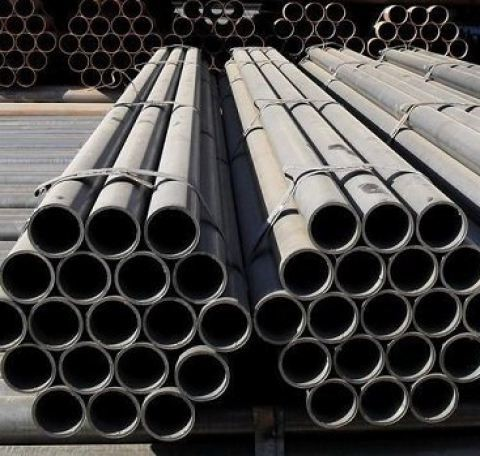
#> input picture DP/image.jpg, 480 x 456 px
$ python MOD.py
#> lines starting #> are read from the running program, lines starting #| are printed output that depends on the picture; after the words box and inside, x2 and y2 are one past the last pixel; in counts of white or black regions, pixels touching at a corner belong together
import cv2
import numpy as np
import matplotlib.pyplot as plt

"""
____________________________________________________

Функции реализации метода LBP
____________________________________________________

"""
# Поиск LBP R=1 P=8
def Uniform_LBP_1_8(i, j, photo, uniform_pattern, count_of_uniform_pattern):
    st=""
    px = [(i-1, j),
          (i-1, j+1),
          (i, j+1),
          (i+1, j+1),
          (i+1, j),
          (i+1, j-1),
          (i, j-1),
          (i-1, j-1)]

    if 0<i<len(photo)-1 and 0<j<len(photo[0])-1:
        for i1, j1 in px:
            if photo[i1, j1]>photo[i, j]:
                st+="1"
            else:
                st+="0"


    for i in range(count_of_uniform_pattern):
        if str(uniform_pattern[i]) == str(st):
            return i
    return count_of_uniform_pattern


# Поиск LBP R=2 P=16
def LBP_2_16(i, j, photo):
    st=[]
    lbp=0
    px = [(i-2, j),
          (i-2, j+1),
          (i-2, j+2),
          (i-1, j+2),
          (i, j+2),
          (i+1, j+2),
          (i+2, j+2),
          (i+2, j+1),
          (i+2, j),
          (i+2, j-1),
          (i+2, j-2),
          (i+1, j-2),
          (i, j-2),
          (i-1, j-2),
          (i-2, j-2),
          (i-2, j-1),]
    if 0<i<len(photo)-2 and 0<j<len(photo[0])-2:
        for i1, j1 in px:
            if photo[i1, j1]>photo[i, j]:
                st.append(1)
            else:
                st.append(0)
        for i in range (len(st)):
            lbp+=st[i]*2**(len(st)-1-i)
        return lbp
    else:
        return 0

# Создаём список полезных LBP
def uniform_patterns(n):

    def binary_strings(length):
        total = 1 << length
        result = [''] * total
        for i in range(total):
            result[i] = format(i, f'0{length}b')
        return result

    def checking_for_uniform_patterns(LBP):
        k = 0
        for i in range(len(LBP)):
            if LBP[i] != LBP[(i+1) % len(LBP)]:
                k += 1
                if k > 2:
                    return False
        return True

    result=[]
    bin=binary_strings(n)
    for i in bin:
        if checking_for_uniform_patterns(i) is True:
            result.append(i)
    return result


# Состевление нормализованной гистограммы Uniform LBP для объекта
def LBP_Ghist(photo, count_of_uniform_pattern, uniform_pattern):
    ghistogramm=np.zeros(count_of_uniform_pattern+1)
    for i in range (1, len(photo)):
        for j in range (1, len(photo[0])):
            ghistogramm[Uniform_LBP_1_8(i, j, photo, uniform_pattern, count_of_uniform_pattern)]+=1
    return ghistogramm/np.sum(ghistogramm)


# Сраванение гистограмм
def chi_square(ghist1, ghist2, epsilon=1e-10):
    return np.sum((ghist1 - ghist2) ** 2 / (ghist1 + ghist2 + epsilon))

"""
____________________________________________________

Остальные функции
____________________________________________________

"""

def template_search(image, template):

    w, h = template.shape[::-1]

    result = cv2.matchTemplate(image, template, cv2.TM_CCOEFF_NORMED)
    threshold = 0.4
    locations = np.where(result >= threshold)
    count = 0
    rectangles = []

    for pt in zip(*locations[::-1]):
        rectangles.append([pt[0], pt[1], w, h])
        rectangles.append([pt[0], pt[1], w, h])

    rectangles, weights = cv2.groupRectangles(rectangles, 1, 0.5)
    count=len(rectangles)
    return rectangles, count


def drawing_rec(image, rectangles):
    for (x, y, w, h) in rectangles:
        cv2.rectangle(image, (x,y), (x+w,y+h), 150, 2)
    return image


def cheking(image, rectangle, ghist1, count_of_uniform_pattern, uniform_pattern):
    x=rectangle[0]
    y=rectangle[1]
    w=rectangle[2]
    h=rectangle[3]
    img=image[y:y+h, x:x+w]
    ghist2=LBP_Ghist(img, count_of_uniform_pattern, uniform_pattern)
    plt.figure(figsize=(12, 6))
    plt.bar(range(57), ghist2[1:-1], width=1.0)
    plt.xlabel('Значение LBP')
    plt.ylabel('Частота')
    plt.title('Гистограмма LBP')
    plt.grid(True, alpha=0.3)
    plt.savefig('Ghist_obj.png')
    if chi_square(ghist1[1:-1], ghist2[1:-1], epsilon=1e-10) < 0.15:
        return True, rectangle
    else:
        return False, rectangle

"""
____________________________________________________

Функции предобработки изображения
____________________________________________________

"""
def sobel(image):

    Gx = np.array([[-1, 0, 1],
                   [-2, 0, 2],
                   [-1, 0, 1]])

    Gy = np.array([[-1, -2, -1],
                   [0, 0, 0],
                   [1, 2, 1]])

    h, w = image.shape

    M = np.zeros_like(image, dtype=np.float64)

    for i in range(1, h - 1):
        for j in range(1, w - 1):
            region = image[i-1:i+2, j-1:j+2]
            gx = np.sum(region * Gx)
            gy = np.sum(region * Gy)
            M[i, j] = np.sqrt(gx**2 + gy**2)
    M = (M / M.max()) * 255
    M = M.astype(np.uint8)
    return M

def ad_cont(M, a):
    h, w = M.shape
    M1 = np.zeros((h, w), dtype=np.uint8)
    for i in range(0, h - a + 1, a):
        for j in range(0, w - a + 1, a):
            block = M[i:i+a, j:j+a]
            p = np.mean(block)
            M1[i:i+a, j:j+a] = (block > p).astype(np.uint8) * 255
    return M1


"""
____________________________________________________

Конец раздела функций
____________________________________________________

"""

# Ввод изображения и обьекта
image_RGB = cv2.imread("image.jpg")
#> image_RGB is the input picture: shape (456, 480, 3); mean B, G, R 67.9, 69.4, 71.5
template_RGB = cv2.imread("image1.jpg")
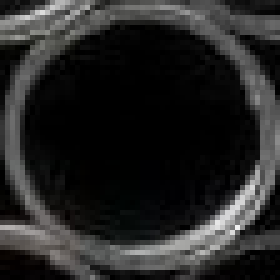
#> input picture DP/image1.jpg, 56 x 56 px (shown 5 times larger)
#> template_RGB is the input picture: shape (56, 56, 3); mean B, G, R 37.4, 37.8, 37.9

image_RGB_copy = np.copy(image_RGB)

image=cv2.cvtColor(image_RGB, cv2.COLOR_BGR2GRAY)
image_copy=np.copy(image)
template=cv2.cvtColor(template_RGB, cv2.COLOR_BGR2GRAY)
template_copy=np.copy(template)


# Предобработка
image = cv2.GaussianBlur(image, (5, 5), 41)
Magnitude_im = sobel(image)
#> after the loop in sobel, `for i in range(1, h - 1):`:
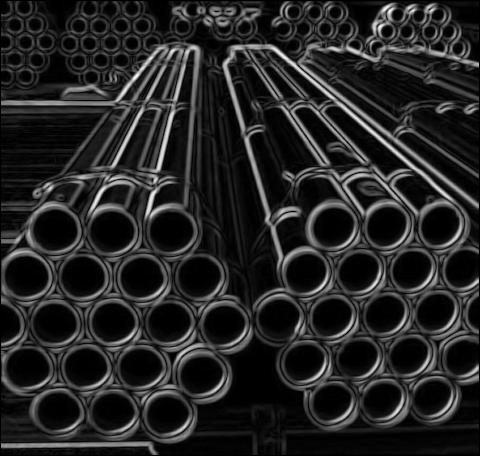
#> M: shape (456, 480) float64; min 0, max 398.8, mean 59.7; drawn with min black and max white
cv2.imwrite('Magnitude_im.jpg', Magnitude_im)
Borders_im=ad_cont(Magnitude_im, max(len(template), len(template[0])))
#> after the loop in ad_cont, `for i in range(0, h - a + 1, a):`:
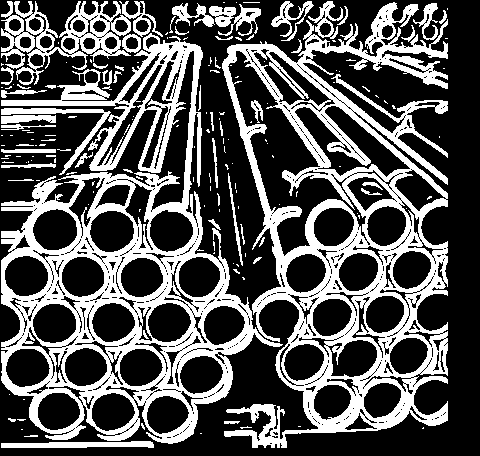
#> M1: shape (456, 480); 33.6% white; 169 white regions (114 under 20 px), largest, box (x1, y1, x2, y2) and area: (222, 2, 448, 448) 31109, (1, 33, 283, 444) 30532, (1, 1, 163, 85) 4028
cv2.imwrite('Borders_im.jpg', Borders_im)

template = cv2.GaussianBlur(template, (5, 5), 41)
Magnitude_te = sobel(template)
cv2.imwrite('Magnitude_te.jpg', Magnitude_te)
Borders_te=ad_cont(Magnitude_te, max(len(template), len(template[0])))
#> call 2 of ad_cont, with a = 56
#> after the loop in ad_cont (call 2), `for i in range(0, h - a + 1, a):`:
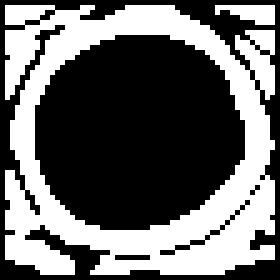
#> M1: shape (56, 56) (shown 5 times larger); 40.8% white; 2 white regions, box (x1, y1, x2, y2) and area: (1, 1, 55, 55) 1245, (43, 1, 55, 5) 33
cv2.imwrite('Borders_te.jpg', Borders_te)

# Шаблонный поиск для изображения
rectangles, count_template_search=template_search(Magnitude_im, Magnitude_te)
#> in template_search, `result = cv2.matchTemplate(image, template, cv2.TM_CCOEFF_NORMED)`:
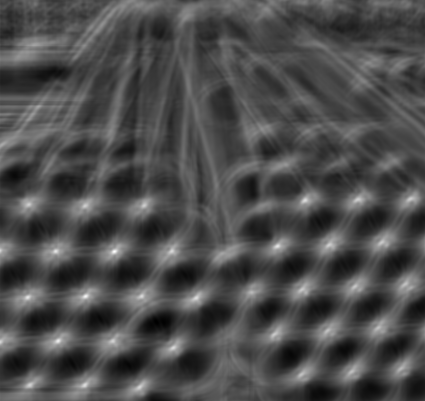
#> result: shape (401, 425) float32; min -0.38, max 0.89, mean 0.000236; drawn with min black and max white
#> in template_search, `locations = np.where(result >= threshold)`: locations = 2040 positions, rows 44 to 391, columns 0 to 416
#> the loop in template_search, `for pt in zip(*locations[::-1]):` made 2040 passes
#> pt on passes 1 to 3: (33, 44), (34, 44), (35, 44)
#> after the loop in template_search, `for pt in zip(*locations[::-1]):`: rectangles = 4080 items, first 6: [33, 44, 56, 56], [33, 44, 56, 56], [34, 44, 56, 56], [34, 44, 56, 56], [35, 44, 56, 56], [35, 44, 56, 56]
#> in template_search, `rectangles, weights = cv2.groupRectangles(rectangles, 1, 0.5)`: rectangles = 38 rows, first 6: [34, 45, 56, 56], [38, 106, 56, 56], [2, 144, 56, 56], [411, 199, 56, 56], [305, 200, 56, 56], [358, 200, 56, 56]; weights = 38 values, max 168 at index 23, min 10 at index 1, mean 107.4
#> in template_search, `count=len(rectangles)`: count = 38
#> count_template_search = 38
image_rec_temp = drawing_rec(image_RGB_copy, rectangles)
#> the loop in drawing_rec, `for (x, y, w, h) in rectangles:` made 38 passes
#> (x, y) on passes 1 to 12: (34, 45), (38, 106), (2, 144), (411, 199), (305, 200), (358, 200), (28, 203), (144, 204), (85, 205), (383, 242), (330, 244), (278, 246)
#> after the loop in drawing_rec, `for (x, y, w, h) in rectangles:`:
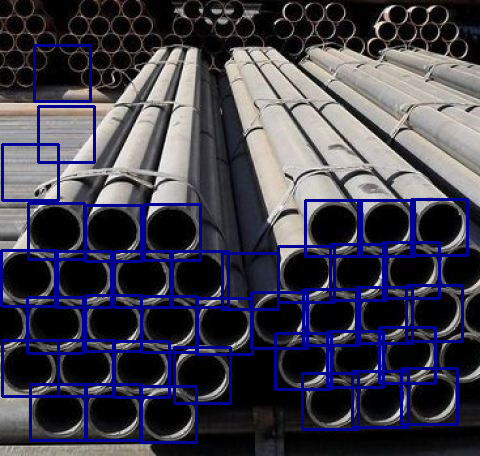
#> image: shape (456, 480, 3); mean B, G, R 77.9, 63.5, 65.5
print("Найдено объектов после шаблонного поиска:", count_template_search)
#| Найдено объектов после шаблонного поиска: 38
cv2.imwrite('Template_search.jpg', image_rec_temp)

# Поиск гистограммы объекта

uniform_pattern=uniform_patterns(8)
count_of_uniform_pattern=len(uniform_pattern)
ghist1=LBP_Ghist(template_copy, count_of_uniform_pattern, uniform_pattern)
#> the loop in LBP_Ghist, `for i in range (1, len(photo)):` made 55 passes

plt.figure(figsize=(12, 6))
plt.bar(range(57), ghist1[1:-1], width=1.0)
plt.xlabel('Значение LBP')
plt.ylabel('Частота')
plt.title('Гистограмма LBP')
plt.grid(True, alpha=0.3)
plt.savefig('Ghist1_obj.png')
#> figure, not shown here; tallest bar 0.0314 high, from x = 55.5 to 56.5

# Проверка шаблонного поиска
rectangles_new=[]
count_after_cheking = 0
for rectangle in rectangles:
    check, rectangle = cheking(image, rectangle, ghist1, count_of_uniform_pattern, uniform_pattern)
    if check is True:
        count_after_cheking += 1
        rectangles_new.append(rectangle)
#> this loop made 38 passes
#> rectangle on passes 1 to 12: [34, 45, 56, 56], [38, 106, 56, 56], [2, 144, 56, 56], [411, 199, 56, 56], [305, 200, 56, 56], [358, 200, 56, 56], [28, 203, 56, 56], [144, 204, 56, 56], [85, 205, 56, 56], [383, 242, 56, 56], [330, 244, 56, 56], [278, 246, 56, 56]
image_rec_check = drawing_rec(image_RGB, rectangles_new)

print("Найдено объектов после проверки:", count_after_cheking)
#| Найдено объектов после проверки: 0
cv2.imwrite('Check.jpg', image_rec_check)
#> figure, not shown here; tallest bar 0.107 high, from x = 36.5 to 37.5
#> figure, not shown here; tallest bar 0.0995 high, from x = 36.5 to 37.5
#> figure, not shown here; tallest bar 0.0952 high, from x = 36.5 to 37.5
#> figure, not shown here; tallest bar 0.079 high, from x = 36.5 to 37.5
#> figure, not shown here; tallest bar 0.086 high, from x = 36.5 to 37.5
#> figure, not shown here; tallest bar 0.0846 high, from x = 36.5 to 37.5
#> figure, not shown here; tallest bar 0.0962 high, from x = 17.5 to 18.5
#> figure, not shown here; tallest bar 0.0979 high, from x = 17.5 to 18.5
#> figure, not shown here; tallest bar 0.111 high, from x = 36.5 to 37.5
#> figure, not shown here; tallest bar 0.0906 high, from x = 36.5 to 37.5
#> figure, not shown here; tallest bar 0.0704 high, from x = 17.5 to 18.5
#> figure, not shown here; tallest bar 0.082 high, from x = 36.5 to 37.5
#> figure, not shown here; tallest bar 0.0783 high, from x = 17.5 to 18.5
#> figure, not shown here; tallest bar 0.111 high, from x = 8.5 to 9.5
#> figure, not shown here; tallest bar 0.103 high, from x = 17.5 to 18.5
#> figure, not shown here; tallest bar 0.101 high, from x = 36.5 to 37.5
#> figure, not shown here; tallest bar 0.0949 high, from x = 17.5 to 18.5
#> figure, not shown here; tallest bar 0.0764 high, from x = 36.5 to 37.5
#> figure, not shown here; tallest bar 0.0992 high, from x = 17.5 to 18.5
#> figure, not shown here; tallest bar 0.0922 high, from x = 36.5 to 37.5
#> figure, not shown here; tallest bar 0.077 high, from x = 17.5 to 18.5
#> figure, not shown here; tallest bar 0.113 high, from x = 17.5 to 18.5
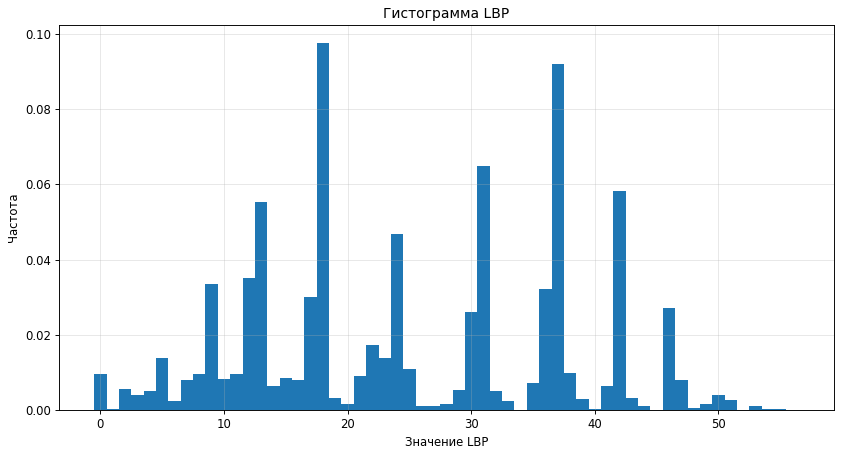
#> figure drawn by matplotlib, 1 panel; tallest bar 0.0975 high, from x = 17.5 to 18.5
